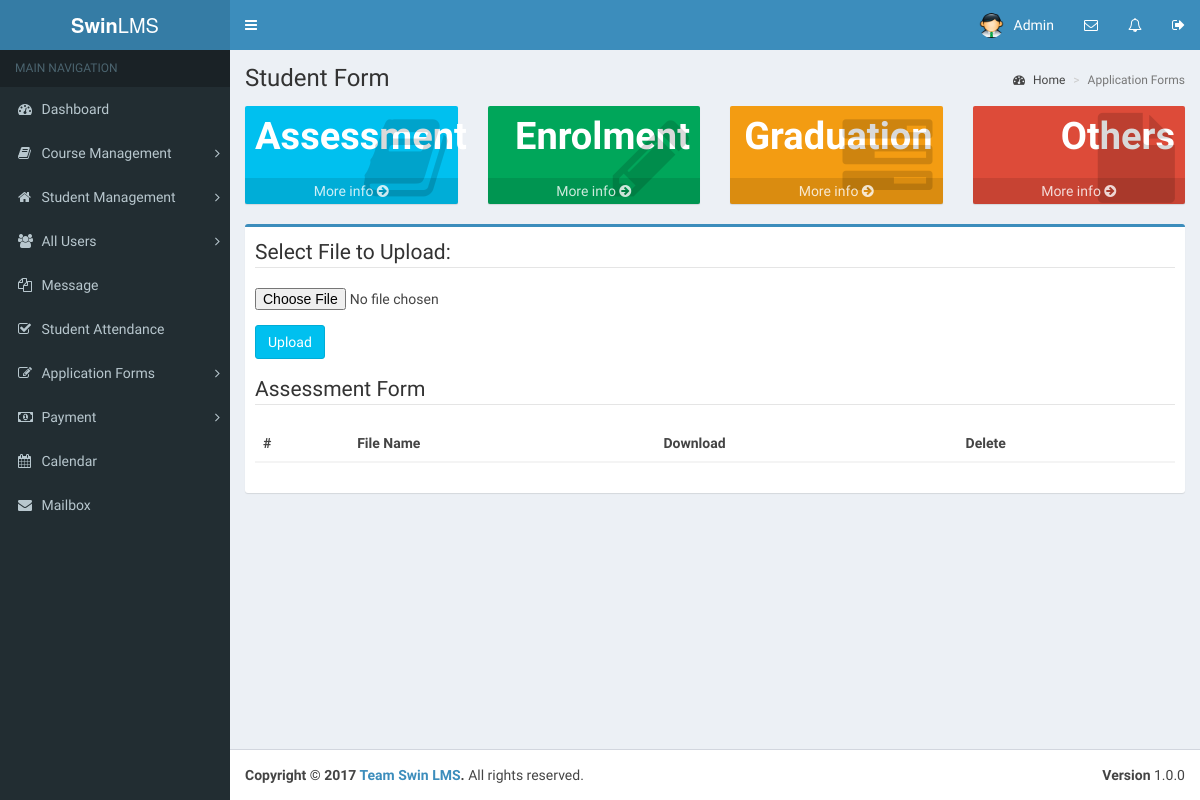
Before: /admin/assessment.php with the older database file.
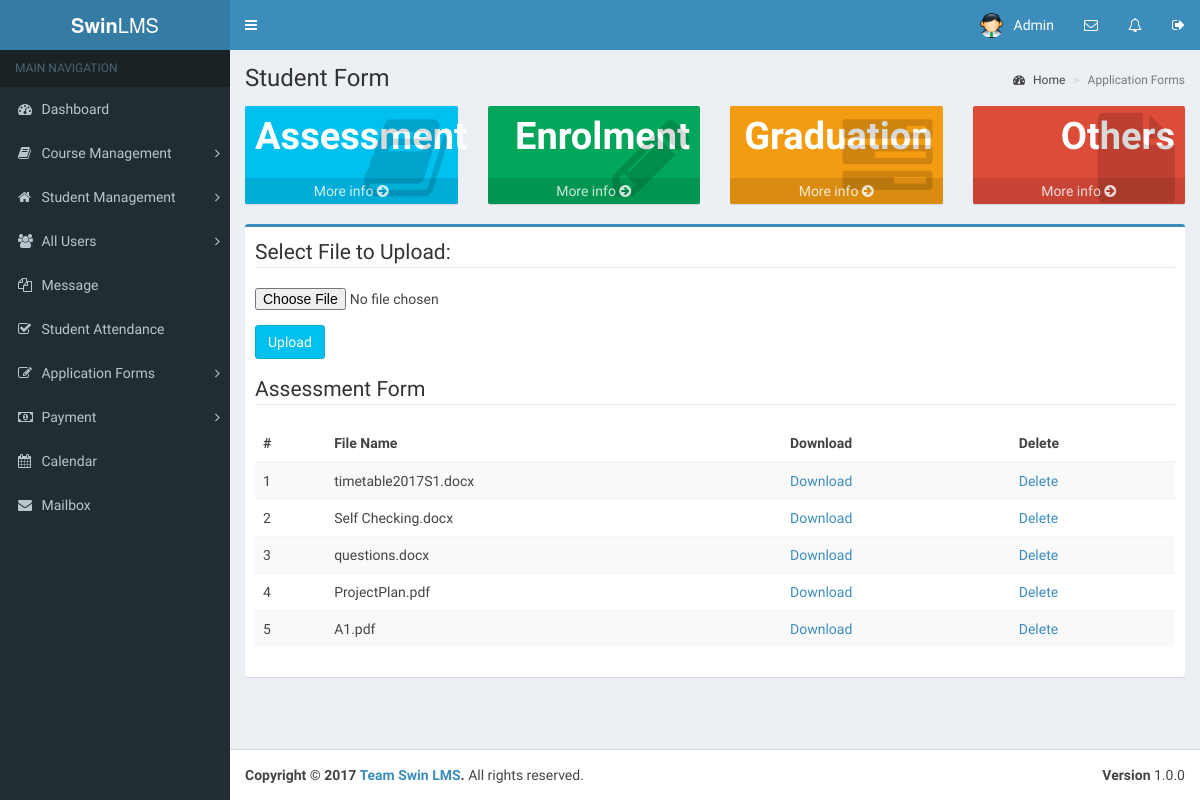
After: the same page with the newer database file.
### tables this page shows
CREATE TABLE `form` (
  `id` int(11) NOT NULL,
  `filename` varchar(65) NOT NULL,
  `created` datetime NOT NULL
);

### admin/assessment.php (the view, shortened to what this page needs)
<?php
require_once 'config.php';
$sql = "select id,filename from form";
$result = mysqli_query($con, $sql);
?>
<!DOCTYPE html>
<html>
		<?php include_once('../admin/first.php') ?>
	<body class="hold-transition skin-blue sidebar-mini">
		<?php include_once('header.php')?>
        <?php include_once('sidebar.php') ?>
          <div class="content-wrapper">
            <section class="content-header">
			  <h1>Student Form</h1>
			  <ol class="breadcrumb">
				<li><a href="dashboard.php"><i class="fa fa-dashboard"></i> Home</a></li>
				<li class="active">Application Forms</li>
			  </ol>
			</section>
            <section class="content">
              <div class="row">
                <div class="col-lg-3 col-xs-6">
				  <div class="small-box bg-aqua">
					<div class="inner text-right">
					  <h3>Assessment</h3>
					</div>
					<div class="icon">
                      <i class="fa fa-book"></i>
                    </div>
					<a href="../admin/assessment.php" class="small-box-footer">More info <i class="fa fa-arrow-circle-right"></i></a>
				  </div>
				</div>
				<div class="col-lg-3 col-xs-6">
				  <div class="small-box bg-green">
					<div class="inner text-right">
					  <h3>Enrolment</h3>
					</div>
					<div class="icon">
                      <i class="fa fa-pencil"></i>
                    </div>
					<a href="../admin/enrolment.php" class="small-box-footer">More info <i class="fa fa-arrow-circle-right"></i></a>
				  </div>
				</div>
				<div class="col-lg-3 col-xs-6">
				  <div class="small-box bg-yellow">
					<div class="inner text-right">
					  <h3>Graduation</h3>
					</div>
					<div class="icon">
                      <i class="fa fa-tasks"></i>
                    </div>
					<a href="../admin/graduation.php" class="small-box-footer">More info <i class="fa fa-arrow-circle-right"></i></a>
				  </div>
				</div>
				 <div class="col-lg-3 col-xs-6">
				  <div class="small-box bg-red">
					<div class="inner text-right">
					  <h3>Others</h3>
					</div>
					<div class="icon">
                      <i class="fa fa-file"></i>
                    </div>
					<a href="../admin/others.php" class="small-box-footer">More info <i class="fa fa-arrow-circle-right"></i></a>
				  </div>
				</div>
              </div>
              <div class="row">
                <section class="col-lg-12">
				  <div class="box box-primary">
                    <div class="box-header">
                      <form action="upload.php" method="post" enctype="multipart/form-data">
							<legend>Select File to Upload:</legend>
							<div class="form-group">
								<input type="file" name="file1" />
							</div>
							<div class="form-group">
								<input type="submit" name="assessment-upload" value="Upload" class="btn btn-info"/>
							</div>
						</form>
					 <legend>Assessment Form</legend>
						<table class="table table-striped table-hover">
							<thead>
								<tr>
									<th>#</th>
									<th>File Name</th>
									<th>Download</th>
									<th>Delete</th>
								</tr>
							</thead>
							<tbody>
							<?php
							$i = 1;
							while($row = mysqli_fetch_array($result)) { ?>
							<tr>
								<td><?php echo $i++; ?></td>
								<td><?php echo $row['filename']; ?></td>
								<td><a href="upload/uploads/assessment/<?php echo $row['filename']; ?>" download>Download</td>
								<td>
									<a href="form/removeass.php?id=<?php echo $row['id']; ?>">Delete</a>
								</td>
							</tr>
							<?php } ?>
							</tbody>
						</table>
                  </div>
                </section>
            </div>
        </section>
        </div>
        <?php include_once('footer.php') ?>
	</body>
</html>

Changed rows visible on the page:
added form: filename "timetable2017S1.docx"
added form: filename "Self Checking.docx"
added form: filename "questions.docx"
added form: filename "ProjectPlan.pdf"
added form: filename "A1.pdf"
